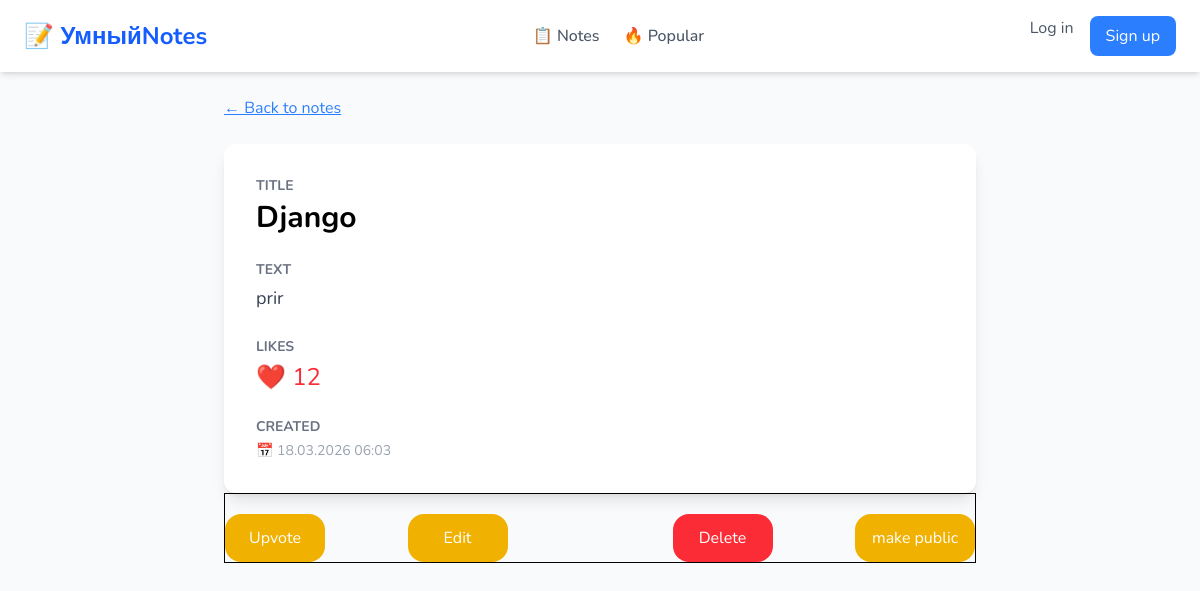
The app's page /smart/21/, older data.
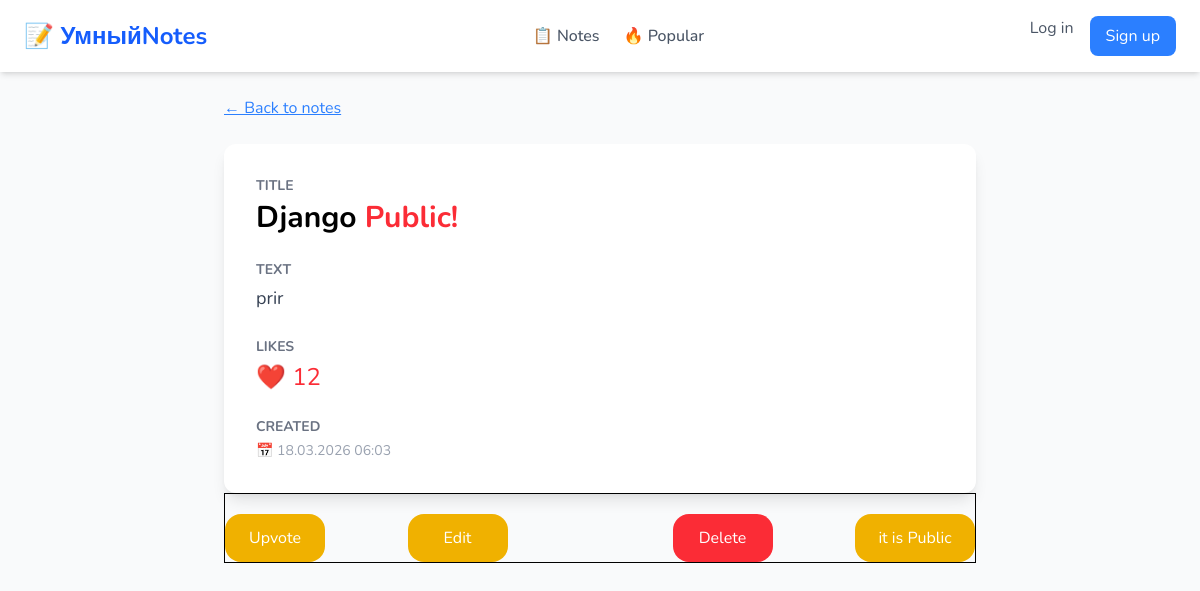
The same page, newer data.
### notes/views.py (the view)
# urls.py: path('<int:pk>/', NotesDetailView.as_view(), name='notes-detail'),
class NotesDetailView(DetailView):
    model = Notes
    context_object_name = 'note'
    template_name = 'notes/notes_detail.html'

### notes/templates/notes/notes_detail.html (shortened to what this page needs)
{% extends 'base.html' %}
{% block content %}
    <div class="max-w-[800px] m-auto p-6">
        <a href="{% url 'notes-list' %}" class="text-blue-500 hover:text-blue-700 underline mb-6 inline-block">← Back to notes</a>
        <div class="bg-white rounded-xl shadow-lg p-8">
            <p class="font-bold text-gray-500 text-sm uppercase mb-1">Title</p>
            <h1 class="text-3xl font-bold mb-6">{{ note.title }} {% if note.is_public %} <span class="text-red-500">Public!</span> {% endif %} </h1>
            <p class="font-bold text-gray-500 text-sm uppercase mb-1">Text</p>
            <p class="text-gray-700 text-lg mb-6 leading-relaxed">{{ note.text }}</p>
            <p class="font-bold text-gray-500 text-sm uppercase mb-1">Likes</p>
            <p class="text-red-500 text-2xl mb-6">❤️ {{ note.likes }}</p>
            <p class="font-bold text-gray-500 text-sm uppercase mb-1">Created</p>
            <p class="text-gray-400 text-sm">📅 {{ note.created|date:"d.m.Y H:i" }}</p>
        </div>
        <div class="flex items-center justify-between border">
            <form method="post" class="inline" action="{% url 'notes-like' pk=note.id %}">
                <button class="bg-yellow-500 px-3 text-white rounded-2xl block mx-auto w-[100px] text-center mt-5 py-3">Upvote</button>
            </form>
            <a href="{% url 'notes-update' pk=note.id %}" class="bg-yellow-500 px-3 text-white rounded-2xl block mx-auto w-[100px] text-center mt-5 py-3">Edit</a>
            <a href="{% url 'notes-delete' pk=note.id %}" class="bg-red-500 px-3 text-white rounded-2xl block mx-auto w-[100px] text-center mt-5 py-3">Delete</a>
            <form method="post" action="{% url 'notes-change-visibility' note.pk %}">
                <button type="submit" class="bg-yellow-500 px-3 text-white rounded-2xl block mx-auto w-[120px] text-center mt-5 py-3">
                    {% if note.is_public %}
                    it is Public
                    {% else %}
                    make public
                    {% endif %}
                </button>
            </form>
        </div>
    </div>
{% endblock %}

Row changes from the older to the newer data that the page shows:
changed Notes "Django": is_public False → True (drawn)
Text that changed along with them:
text no longer shown: "make public"
text now shown: "Public! it is Public"
